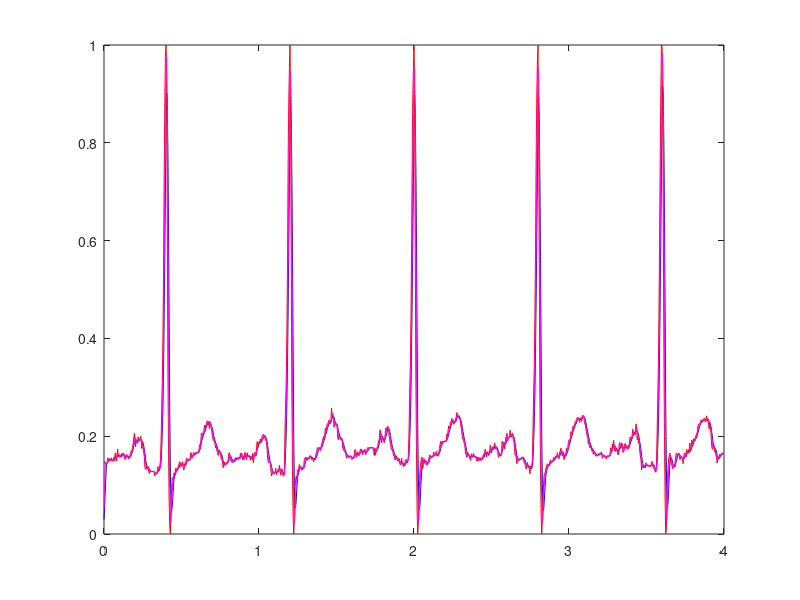

Source code (MATLAB):
%a

load ecg1.txt;          %load do ficheiro
plot(ecg1)              %grafico do sinal
fa=250;                  %frequencia de amostragem
Ta=1/fa;                    %periodo de amostragem
t=(0:length(ecg1)-1)/fa;    %colocar o t em segundos
plot(t,ecg1)            %eixo dos x em segundos    
c=length(ecg1)          %comprimento do sinal

%analisando o grafico:
%o sinal tem a duraçao de 4segundos e a frequencia aproximada do batimento
%cardiaco em pulsaçoes por minutos é de: 5batimentos ------ 4segundos
                                        %x batimentos ----- 60 segundos
                                        %  x= 5*60/4 = 75 batimentos 
                                        %cardiacos
%b

%convulsao:   x(n) ------> y(n) = x(n) * h(n)
                            %delta=impulso!!!!!
h1=[1 1 1]/3;               %multiplicar o sinal ECG por 1/3 como temos n,
                            %n-1 e n-2 impulsos temos um vetor com tres 
                            %uns [1 1 1]

y1=conv(ecg1,h1);           % convulsao do sinal y1= ecg1 * h1

c1=length(y1)               %a convulsao fara com que o sinal de saida y(n)
                            %seja o sinal de entrada x(n) + resposta
                            %impulsional neste caso são 2 devido a termos
                            %n-2 termos no sistema h1. Deste modo o sinal 
                            %de entrada tem 1000 amostras e a resposta tem 
                            %2 fazendo com que o sinal de saida tenha 1002
                            %amostras.

plot(t,y1(1:1000),'b',t,ecg1,'r')  %grafico de comparação so ate 1000 
                                    %amostras porque o ecg1 so vai até
                                    %1000 dai o y1 ter o vetor (1:1000)



 %c
                            %u=degrao unitario!!!!!
h2=[1 1 1 1 1]*0.2;         %sinal h2 como é um degrau até -(n-5) é a 
                            %mesma coisa que fazer impulsos até fazer n+4

y2=conv(ecg1,h2);           %convulsao do sinal 

c2=length(y2)               %comprimento do sinal mesmo pensamento que o 
                            %exercicio b

plot(t,y2(1:1000),'b',t,ecg1,'r',t,y1(1:1000),'m')   %grafico da comparaçao
                                                     %3 sinais
